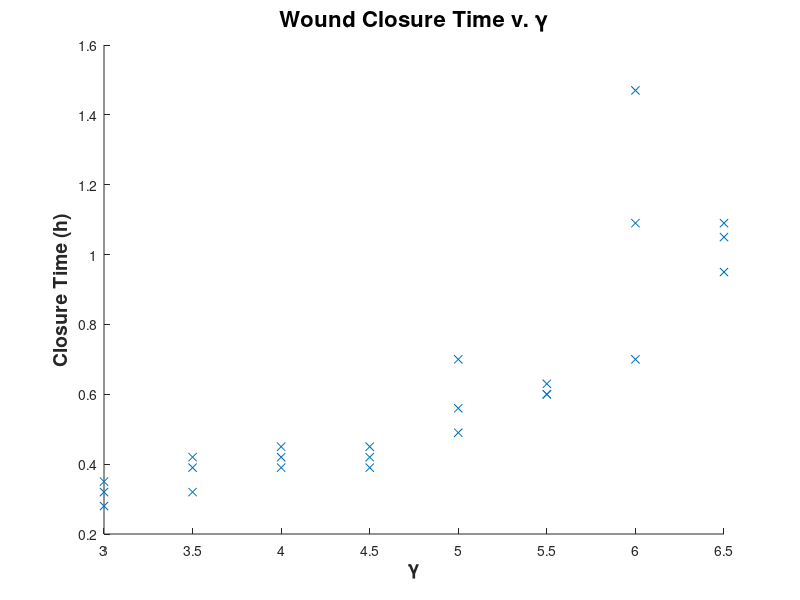

The MATLAB script that drew this image:
gammavals = [3 3 3 3.5 3.5 3.5 4 4 4 4.5 4.5 4.5 5 5 5 5.5 5.5 5.5 6 6 6 6.5 6.5 6.5];
durationvals = [.28 .35 .32 .42 .39 .32 .39 .42 .45 .39 .42 .45 .49 .7 .56 .6 .6 .63 1.47 .7 1.09 1.09 .95 1.05];

close all
figure;
scatter(gammavals, durationvals, 'x');
title('Wound Closure Time v. \gamma', 'FontSize', 16, 'FontWeight', 'bold');
xlabel('\gamma', 'FontSize', 14, 'FontWeight', 'bold');
ylabel('Closure Time (h)','FontSize', 14, 'FontWeight', 'bold');

